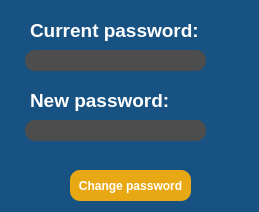
<?xml version="1.0" encoding="UTF-8"?>
<ui version="4.0">
 <class>ChangePass</class>
 <widget class="QDialog" name="ChangePass">
  <property name="windowModality">
   <enum>Qt::WindowModal</enum>
  </property>
  <property name="geometry">
   <rect>
    <x>0</x>
    <y>0</y>
    <width>259</width>
    <height>212</height>
   </rect>
  </property>
  <property name="maximumSize">
   <size>
    <width>259</width>
    <height>212</height>
   </size>
  </property>
  <property name="palette">
   <palette>
    <active>
     <colorrole role="WindowText">
      <brush brushstyle="SolidPattern">
       <color alpha="255">
        <red>255</red>
        <green>255</green>
        <blue>255</blue>
       </color>
      </brush>
     </colorrole>
     <colorrole role="Button">
      <brush brushstyle="SolidPattern">
       <color alpha="255">
        <red>23</red>
        <green>82</green>
        <blue>130</blue>
       </color>
      </brush>
     </colorrole>
     <colorrole role="Text">
      <brush brushstyle="SolidPattern">
       <color alpha="255">
        <red>255</red>
        <green>255</green>
        <blue>255</blue>
       </color>
      </brush>
     </colorrole>
     <colorrole role="ButtonText">
      <brush brushstyle="SolidPattern">
       <color alpha="255">
        <red>255</red>
        <green>255</green>
        <blue>255</blue>
       </color>
      </brush>
     </colorrole>
     <colorrole role="Base">
      <brush brushstyle="SolidPattern">
       <color alpha="255">
        <red>23</red>
        <green>82</green>
        <blue>130</blue>
       </color>
      </brush>
     </colorrole>
     <colorrole role="Window">
      <brush brushstyle="SolidPattern">
       <color alpha="255">
        <red>23</red>
        <green>82</green>
        <blue>130</blue>
       </color>
      </brush>
     </colorrole>
     <colorrole role="PlaceholderText">
      <brush brushstyle="SolidPattern">
       <color alpha="128">
        <red>255</red>
        <green>255</green>
        <blue>255</blue>
       </color>
      </brush>
     </colorrole>
    </active>
    <inactive>
     <colorrole role="WindowText">
      <brush brushstyle="SolidPattern">
       <color alpha="255">
        <red>255</red>
        <green>255</green>
        <blue>255</blue>
       </color>
      </brush>
     </colorrole>
     <colorrole role="Button">
      <brush brushstyle="SolidPattern">
       <color alpha="255">
        <red>23</red>
        <green>82</green>
        <blue>130</blue>
       </color>
      </brush>
     </colorrole>
     <colorrole role="Text">
      <brush brushstyle="SolidPattern">
       <color alpha="255">
        <red>255</red>
        <green>255</green>
        <blue>255</blue>
       </color>
      </brush>
     </colorrole>
     <colorrole role="ButtonText">
      <brush brushstyle="SolidPattern">
       <color alpha="255">
        <red>255</red>
        <green>255</green>
        <blue>255</blue>
       </color>
      </brush>
     </colorrole>
     <colorrole role="Base">
      <brush brushstyle="SolidPattern">
       <color alpha="255">
        <red>23</red>
        <green>82</green>
        <blue>130</blue>
       </color>
      </brush>
     </colorrole>
     <colorrole role="Window">
      <brush brushstyle="SolidPattern">
       <color alpha="255">
        <red>23</red>
        <green>82</green>
        <blue>130</blue>
       </color>
      </brush>
     </colorrole>
     <colorrole role="PlaceholderText">
      <brush brushstyle="SolidPattern">
       <color alpha="128">
        <red>255</red>
        <green>255</green>
        <blue>255</blue>
       </color>
      </brush>
     </colorrole>
    </inactive>
    <disabled>
     <colorrole role="WindowText">
      <brush brushstyle="SolidPattern">
       <color alpha="255">
        <red>255</red>
        <green>255</green>
        <blue>255</blue>
       </color>
      </brush>
     </colorrole>
     <colorrole role="Button">
      <brush brushstyle="SolidPattern">
       <color alpha="255">
        <red>23</red>
        <green>82</green>
        <blue>130</blue>
       </color>
      </brush>
     </colorrole>
     <colorrole role="Text">
      <brush brushstyle="SolidPattern">
       <color alpha="255">
        <red>255</red>
        <green>255</green>
        <blue>255</blue>
       </color>
      </brush>
     </colorrole>
     <colorrole role="ButtonText">
      <brush brushstyle="SolidPattern">
       <color alpha="255">
        <red>255</red>
        <green>255</green>
        <blue>255</blue>
       </color>
      </brush>
     </colorrole>
     <colorrole role="Base">
      <brush brushstyle="SolidPattern">
       <color alpha="255">
        <red>23</red>
        <green>82</green>
        <blue>130</blue>
       </color>
      </brush>
     </colorrole>
     <colorrole role="Window">
      <brush brushstyle="SolidPattern">
       <color alpha="255">
        <red>23</red>
        <green>82</green>
        <blue>130</blue>
       </color>
      </brush>
     </colorrole>
     <colorrole role="PlaceholderText">
      <brush brushstyle="SolidPattern">
       <color alpha="128">
        <red>255</red>
        <green>255</green>
        <blue>255</blue>
       </color>
      </brush>
     </colorrole>
    </disabled>
   </palette>
  </property>
  <property name="windowTitle">
   <string>Change password</string>
  </property>
  <property name="styleSheet">
   <string notr="true">/*-----QWidget-----*/
QWidget
{
	background-color: #175282;
	color: #fff;
	border-color: #000000;

}


/*-----QLabel-----*/
QLabel
{
	background-color: transparent;
	color: #fff;
	font-weight: bold;
	border-color: #000000;

}


/*-----QPushButton-----*/
QPushButton
{
	background-color: #e8a813;
	color: #fff;
	font-weight: bold;
	border-radius: 10px;
	padding: 5px;

}


QPushButton::hover
{
	background-color: #fcba21;
	color: #fff;

}


QPushButton::pressed
{
	background-color: #fcba21;
	color: #fff;

}


/*-----QToolButton-----*/
QToolButton
{
	background-color: transparent;
	color: #000000;
	border-style: solid;
	border-color: #000000;

}


QToolButton::hover
{
	background-color: #d10000;
	color: #000000;
	border-radius: 15px;
	border-color: #d10000;

}


QToolButton::pressed
{
	background-color: #d10000;
	color: #000000;
	border-style: solid;
	border-width: 0px;

}


/*-----QLineEdit-----*/
QLineEdit{
	background-color: #4d4d4d;
	color: #fff;
	font-weight: bold;
	border-style: solid;
	border-radius: 10px;
	padding: 5px;

}


/*-----QCheckBox-----*/
QCheckBox
{
	background-color: transparent;
	color: #b9b9bb;
	font-weight: bold;

}


QCheckBox::indicator
{
    color: #b1b1b1;
    background-color: #00111d;
    border: 1px solid #d10000;
    width: 12px;
    height: 12px;

}


QCheckBox::indicator:checked
{
    image:url(&quot;./ressources/check.png&quot;); /*To replace*/
	background-color: #d10000;
    border: 1px solid #d10000;

}


QCheckBox::indicator:unchecked:hover
{
    border: 1px solid #ff0000;

}


QCheckBox::disabled
{
	color: #656565;

}


QCheckBox::indicator:disabled
{
	background-color: #656565;
	color: #656565;
    border: 1px solid #656565;

}</string>
  </property>
  <widget class="QPushButton" name="changePassButton">
   <property name="geometry">
    <rect>
     <x>70</x>
     <y>170</y>
     <width>121</width>
     <height>31</height>
    </rect>
   </property>
   <property name="text">
    <string>Change password</string>
   </property>
  </widget>
  <widget class="QLabel" name="currentPassLabel">
   <property name="geometry">
    <rect>
     <x>30</x>
     <y>10</y>
     <width>171</width>
     <height>41</height>
    </rect>
   </property>
   <property name="font">
    <font>
     <pointsize>14</pointsize>
     <bold>true</bold>
    </font>
   </property>
   <property name="text">
    <string>Current password:</string>
   </property>
  </widget>
  <widget class="QLineEdit" name="currentPasLineEdit">
   <property name="geometry">
    <rect>
     <x>25</x>
     <y>50</y>
     <width>181</width>
     <height>21</height>
    </rect>
   </property>
   <property name="echoMode">
    <enum>QLineEdit::Password</enum>
   </property>
  </widget>
  <widget class="QLabel" name="newPassLabel">
   <property name="geometry">
    <rect>
     <x>30</x>
     <y>80</y>
     <width>141</width>
     <height>41</height>
    </rect>
   </property>
   <property name="font">
    <font>
     <pointsize>14</pointsize>
     <bold>true</bold>
    </font>
   </property>
   <property name="text">
    <string>New password:</string>
   </property>
  </widget>
  <widget class="QLineEdit" name="newPassLineEdit">
   <property name="geometry">
    <rect>
     <x>25</x>
     <y>120</y>
     <width>181</width>
     <height>21</height>
    </rect>
   </property>
   <property name="echoMode">
    <enum>QLineEdit::Password</enum>
   </property>
  </widget>
 </widget>
 <resources/>
 <connections>
  <connection>
   <sender>changePassButton</sender>
   <signal>clicked()</signal>
   <receiver>ChangePass</receiver>
   <slot>accept()</slot>
   <hints>
    <hint type="sourcelabel">
     <x>278</x>
     <y>253</y>
    </hint>
    <hint type="destinationlabel">
     <x>96</x>
     <y>254</y>
    </hint>
   </hints>
  </connection>
 </connections>
</ui>
